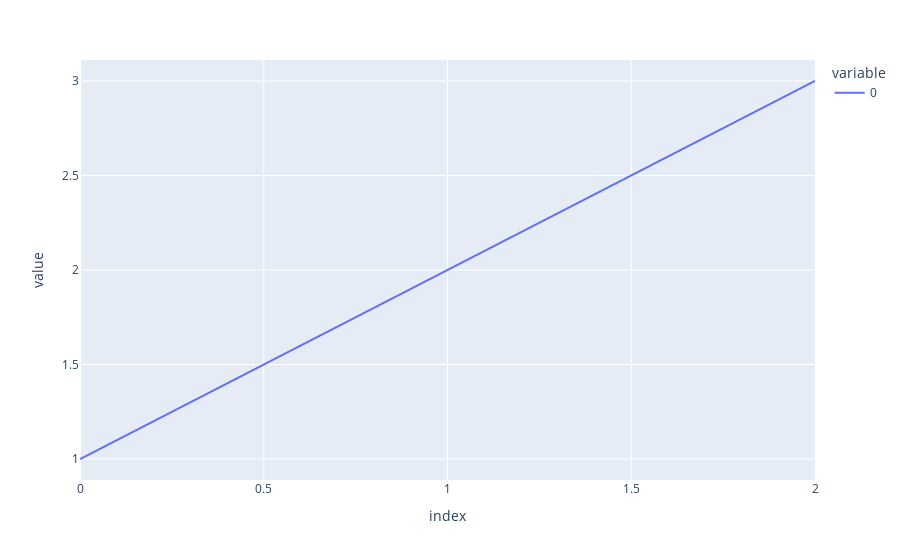

Source (notebook cell):
### Markdown cell above
#### Plotly

### Code cell
import plotly.express as px
px.line([1,2,3])

### Figure 1 — Plotly figure (JSON) as saved in the notebook; plotly's stock layout.template omitted (floating-point values rounded to 4 significant figures)
{"data": [{"hovertemplate": "variable=0<br>index=%{x}<br>value=%{y}<extra></extra>", "legendgroup": "0", "line": {"color": "#636efa", "dash": "solid"}, "mode": "lines", "name": "0", "orientation": "v", "showlegend": true, "type": "scatter", "x": [0, 1, 2], "xaxis": "x", "y": [1, 2, 3], "yaxis": "y"}], "layout": {"autosize": true, "legend": {"title": {"text": "variable"}, "tracegroupgap": 0}, "margin": {"t": 60}, "xaxis": {"anchor": "y", "autorange": true, "domain": [0, 1], "range": [0, 2], "title": {"text": "index"}, "type": "linear"}, "yaxis": {"anchor": "x", "autorange": true, "domain": [0, 1], "range": [0.8889, 3.111], "title": {"text": "value"}, "type": "linear"}}}
